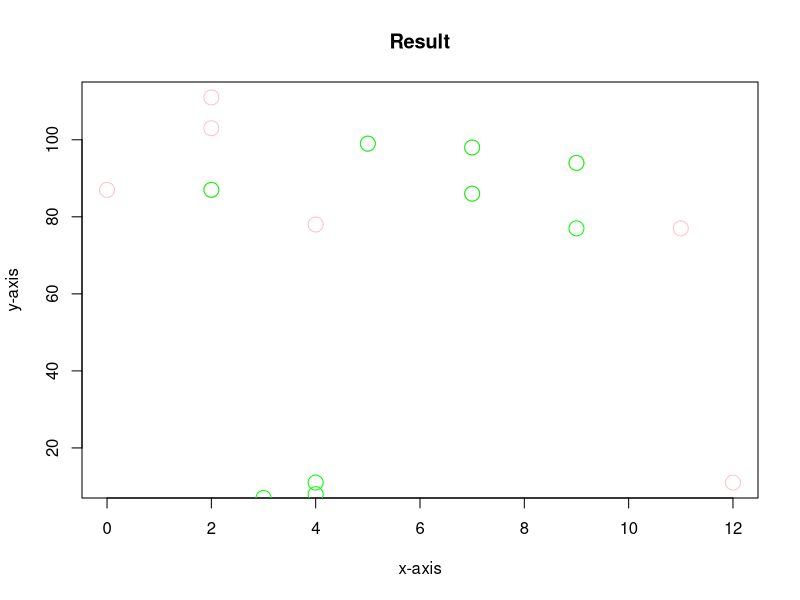

Write the R code that produced this figure.
######## SCATTERPLOTS ###########
x1<-c(5,7,0,7,2,2,2,9,4,11,12)
y1<-c(99,98,87,86,111,103,87,94,78,77,11)
plot(x1,y1,main="Result",xlab="x-axis",ylab="y-axis",col="pink",cex=2)



p1<-c(5,7,3,7,4,23,2,9,4,9,12)
q1<-c(99,98,7,86,11,1,87,94,8,77,1)
points(p1,q1,main="Result",xlab="x-axis",ylab="y-axis",col="green",cex=2)
